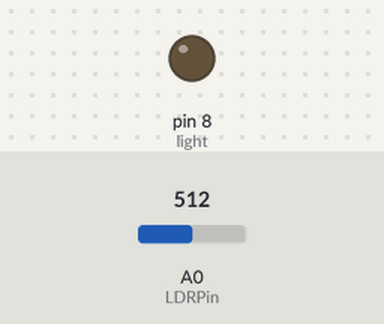
Simulated run of this sketch. Board: Arduino Uno, built with avr-gcc and run on an emulated ATmega328P. Parts: output pins drawn as LEDs (lit = HIGH). The test bench sets the inputs (shaded band); at power-on: A0 (LDRPin) = 512. What the sketch prints to the serial monitor is not drawn.

Above: at 1.2 s.
1.3 s: A0 (LDRPin) set to 308
2.8 s: A0 (LDRPin) set to 281
At 3.2 s:
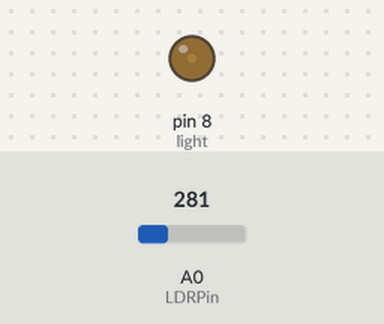
4.3 s: A0 (LDRPin) set to 89
At 5.8 s:
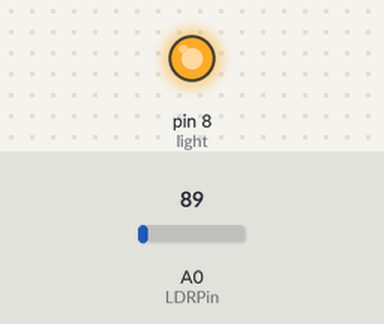
Timing chart, 0 to 7.3 s (numbered marks = the images above; inputs shaded):
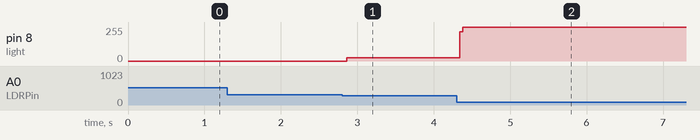

The sketch:

LCD_Display.ino
```cpp
int LDRPin = A0;
int val = 0 ;
int light = 8;

void setup() {
  // put your setup code here, to run once:
  Serial.begin(9600);
  pinMode(light,OUTPUT);

}

void loop() {
  // put your main code here, to run repeatedly:
  val = analogRead(LDRPin);
  Serial.println(val);

  if(val > 0 && val < 99)
  {
    // full led
    digitalWrite(light,HIGH);
  }

  else if(val >99 && val < 299)
  {
    digitalWrite(light,HIGH);
    delayMicroseconds(500);
    digitalWrite(light,LOW);
    delayMicroseconds(500);
  }
  // dim led
  else
  {
    digitalWrite(light,LOW);
  }
  // off led

}
```

Measured:
- after the input at 2.8 s, pin 8 (light): 0/255 → 26/255 after 0.06 s
- after the input at 4.3 s, pin 8 (light): 26/255 → 255/255 at once
